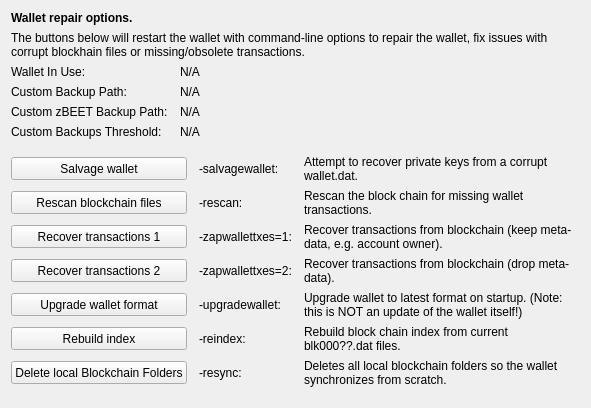
     <widget class="QWidget" name="tab_repair">
      <attribute name="title">
       <string>&amp;Wallet Repair</string>
      </attribute>
      <layout class="QGridLayout" name="gridLayout_4" columnstretch="0,0,0,0">
       <property name="horizontalSpacing">
        <number>12</number>
       </property>
       <item row="0" column="0" colspan="4">
        <widget class="QLabel" name="label_repair_header">
         <property name="font">
          <font>
           <weight>75</weight>
           <bold>true</bold>
          </font>
         </property>
         <property name="text">
          <string>Wallet repair options.</string>
         </property>
        </widget>
       </item>
       <item row="1" column="0" colspan="4">
        <widget class="QLabel" name="label_repair_helptext">
         <property name="font">
          <font>
           <weight>50</weight>
           <bold>false</bold>
          </font>
         </property>
         <property name="text">
          <string>The buttons below will restart the wallet with command-line options to repair the wallet, fix issues with corrupt blockhain files or missing/obsolete transactions.</string>
         </property>
         <property name="wordWrap">
          <bool>true</bool>
         </property>
        </widget>
       </item>
       <item row="2" column="0">
        <widget class="QLabel" name="wallet_path_label">
         <property name="text">
          <string>Wallet In Use:</string>
         </property>
        </widget>
       </item>
       <item row="2" column="1" colspan="3">
        <widget class="QLabel" name="wallet_path">
         <property name="cursor">
          <cursorShape>IBeamCursor</cursorShape>
         </property>
         <property name="text">
          <string>N/A</string>
         </property>
         <property name="textFormat">
          <enum>Qt::PlainText</enum>
         </property>
         <property name="textInteractionFlags">
          <set>Qt::LinksAccessibleByMouse|Qt::TextSelectableByKeyboard|Qt::TextSelectableByMouse</set>
         </property>
        </widget>
       </item>
       <item row="3" column="0">
        <widget class="QLabel" name="wallet_custombackuppath_label">
         <property name="text">
          <string>Custom Backup Path:</string>
         </property>
         <property name="visible">
          <bool>false</bool>
         </property>
        </widget>
       </item>
       <item row="3" column="1" colspan="3">
        <widget class="QLabel" name="wallet_custombackuppath">
         <property name="cursor">
          <cursorShape>IBeamCursor</cursorShape>
         </property>
         <property name="text">
          <string>N/A</string>
         </property>
         <property name="textFormat">
          <enum>Qt::PlainText</enum>
         </property>
         <property name="textInteractionFlags">
          <set>Qt::LinksAccessibleByMouse|Qt::TextSelectableByKeyboard|Qt::TextSelectableByMouse</set>
         </property>
         <property name="visible">
          <bool>false</bool>
         </property>
        </widget>
       </item>
       <item row="4" column="0">
        <widget class="QLabel" name="wallet_customzbeetbackuppath_label">
         <property name="text">
          <string>Custom zBEET Backup Path:</string>
         </property>
         <property name="visible">
          <bool>false</bool>
         </property>
        </widget>
       </item>
       <item row="4" column="1" colspan="3">
        <widget class="QLabel" name="wallet_customzbeetbackuppath">
         <property name="cursor">
          <cursorShape>IBeamCursor</cursorShape>
         </property>
         <property name="text">
          <string>N/A</string>
         </property>
         <property name="textFormat">
          <enum>Qt::PlainText</enum>
         </property>
         <property name="textInteractionFlags">
          <set>Qt::LinksAccessibleByMouse|Qt::TextSelectableByKeyboard|Qt::TextSelectableByMouse</set>
         </property>
         <property name="visible">
          <bool>false</bool>
         </property>
        </widget>
       </item>
       <item row="5" column="0">
        <widget class="QLabel" name="wallet_custombackupthreshold_label">
         <property name="text">
          <string>Custom Backups Threshold:</string>
         </property>
         <property name="visible">
          <bool>false</bool>
         </property>
        </widget>
       </item>
       <item row="5" column="1" colspan="3">
        <widget class="QLabel" name="wallet_custombackupthreshold">
         <property name="cursor">
          <cursorShape>IBeamCursor</cursorShape>
         </property>
         <property name="text">
          <string>N/A</string>
         </property>
         <property name="textFormat">
          <enum>Qt::PlainText</enum>
         </property>
         <property name="textInteractionFlags">
          <set>Qt::LinksAccessibleByMouse|Qt::TextSelectableByKeyboard|Qt::TextSelectableByMouse</set>
         </property>
         <property name="visible">
          <bool>false</bool>
         </property>
        </widget>
       </item>
       <item row="6" column="0">
        <spacer name="verticalSpacer_repair1">
         <property name="orientation">
          <enum>Qt::Vertical</enum>
         </property>
         <property name="sizeHint" stdset="0">
          <size>
           <width>10</width>
           <height>10</height>
          </size>
         </property>
        </spacer>
       </item>
       <item row="7" column="0" colspan="2">
        <widget class="QPushButton" name="btn_salvagewallet">
         <property name="minimumSize">
          <size>
           <width>100</width>
           <height>23</height>
          </size>
         </property>
         <property name="text">
          <string>Salvage wallet</string>
         </property>
        </widget>
       </item>
       <item row="7" column="2">
        <widget class="QLabel" name="label_repair_salvage_command">
         <property name="text">
          <string notr="true">-salvagewallet:</string>
         </property>
        </widget>
       </item>
       <item row="7" column="3">
        <widget class="QLabel" name="label_repair_salvage">
         <property name="text">
          <string>Attempt to recover private keys from a corrupt wallet.dat.</string>
         </property>
         <property name="wordWrap">
          <bool>true</bool>
         </property>
        </widget>
       </item>
       <item row="8" column="0" colspan="2">
        <widget class="QPushButton" name="btn_rescan">
         <property name="minimumSize">
          <size>
           <width>100</width>
           <height>23</height>
          </size>
         </property>
         <property name="text">
          <string>Rescan blockchain files</string>
         </property>
        </widget>
       </item>
       <item row="8" column="2">
        <widget class="QLabel" name="label_repair_rescan_command">
         <property name="text">
          <string notr="true">-rescan:</string>
         </property>
        </widget>
       </item>
       <item row="8" column="3">
        <widget class="QLabel" name="label_repair_rescan">
         <property name="text">
          <string>Rescan the block chain for missing wallet transactions.</string>
         </property>
         <property name="wordWrap">
          <bool>true</bool>
         </property>
        </widget>
       </item>
       <item row="9" column="0" colspan="2">
        <widget class="QPushButton" name="btn_zapwallettxes1">
         <property name="minimumSize">
          <size>
           <width>100</width>
           <height>23</height>
          </size>
         </property>
         <property name="text">
          <string>Recover transactions 1</string>
         </property>
        </widget>
       </item>
       <item row="9" column="2">
        <widget class="QLabel" name="label_repair_zap1_command">
         <property name="text">
          <string notr="true">-zapwallettxes=1:</string>
         </property>
        </widget>
       </item>
       <item row="9" column="3">
        <widget class="QLabel" name="label_repair_zap1">
         <property name="text">
          <string>Recover transactions from blockchain (keep meta-data, e.g. account owner).</string>
         </property>
         <property name="wordWrap">
          <bool>true</bool>
         </property>
        </widget>
       </item>
       <item row="10" column="0" colspan="2">
        <widget class="QPushButton" name="btn_zapwallettxes2">
         <property name="minimumSize">
          <size>
           <width>100</width>
           <height>23</height>
          </size>
         </property>
         <property name="text">
          <string>Recover transactions 2</string>
         </property>
        </widget>
       </item>
       <item row="10" column="2">
        <widget class="QLabel" name="label_repair_zap2_command">
         <property name="text">
          <string notr="true">-zapwallettxes=2:</string>
         </property>
        </widget>
       </item>
       <item row="10" column="3">
        <widget class="QLabel" name="label_repair_zap2">
         <property name="text">
          <string>Recover transactions from blockchain (drop meta-data).</string>
         </property>
         <property name="wordWrap">
          <bool>true</bool>
         </property>
        </widget>
       </item>
       <item row="11" column="0" colspan="2">
        <widget class="QPushButton" name="btn_upgradewallet">
         <property name="minimumSize">
          <size>
           <width>100</width>
           <height>23</height>
          </size>
         </property>
         <property name="text">
          <string>Upgrade wallet format</string>
         </property>
        </widget>
       </item>
       <item row="11" column="2">
        <widget class="QLabel" name="label_repair_upgrade_command">
         <property name="text">
          <string notr="true">-upgradewallet:</string>
         </property>
        </widget>
       </item>
       <item row="11" column="3">
        <widget class="QLabel" name="label_repair_upgrade">
         <property name="text">
          <string>Upgrade wallet to latest format on startup. (Note: this is NOT an update of the wallet itself!)</string>
         </property>
         <property name="wordWrap">
          <bool>true</bool>
         </property>
        </widget>
       </item>
       <item row="12" column="0" colspan="2">
        <widget class="QPushButton" name="btn_reindex">
         <property name="minimumSize">
          <size>
           <width>100</width>
           <height>23</height>
          </size>
         </property>
         <property name="text">
          <string>Rebuild index</string>
         </property>
        </widget>
       </item>
       <item row="12" column="2">
        <widget class="QLabel" name="label_repair_reindex_command">
         <property name="text">
          <string notr="true">-reindex:</string>
         </property>
        </widget>
       </item>
       <item row="12" column="3">
        <widget class="QLabel" name="label_repair_reindex">
         <property name="text">
          <string>Rebuild block chain index from current blk000??.dat files.</string>
         </property>
         <property name="wordWrap">
          <bool>true</bool>
         </property>
        </widget>
       </item>
       <item row="13" column="0" colspan="2">
        <widget class="QPushButton" name="btn_resync">
         <property name="minimumSize">
          <size>
           <width>100</width>
           <height>23</height>
          </size>
         </property>
         <property name="text">
          <string>Delete local Blockchain Folders</string>
         </property>
        </widget>
       </item>
       <item row="13" column="2">
        <widget class="QLabel" name="label_repair_resync_command">
         <property name="text">
          <string>-resync:</string>
         </property>
        </widget>
       </item>
       <item row="13" column="3">
        <widget class="QLabel" name="label_repair_resync">
         <property name="text">
          <string>Deletes all local blockchain folders so the wallet synchronizes from scratch.</string>
         </property>
         <property name="wordWrap">
          <bool>true</bool>
         </property>
        </widget>
       </item>
       <item row="14" column="0">
        <spacer name="verticalSpacer_repair2">
         <property name="orientation">
          <enum>Qt::Vertical</enum>
         </property>
         <property name="sizeHint" stdset="0">
          <size>
           <width>20</width>
           <height>10</height>
          </size>
         </property>
        </spacer>
       </item>
      </layout>
     </widget>
